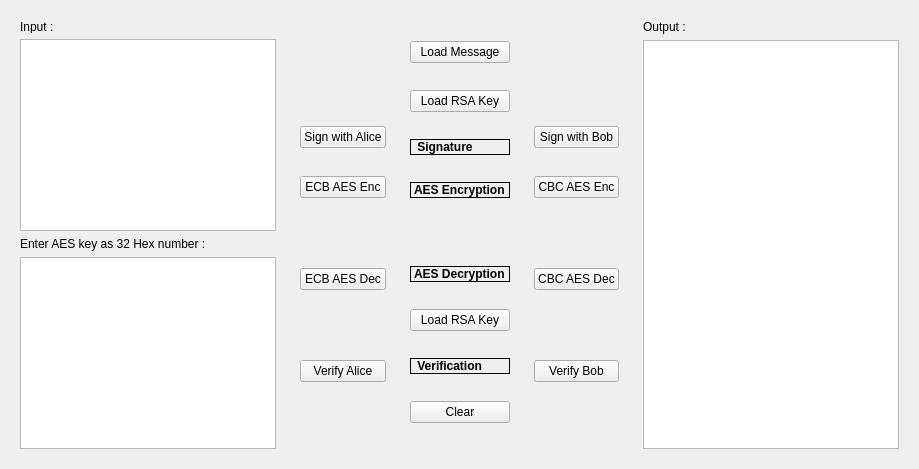
      <widget class="QWidget" name="tab1">
       <attribute name="title">
        <string>MAIN</string>
       </attribute>
       <layout class="QHBoxLayout" name="horizontalLayout_2">
        <item>
         <widget class="QWidget" name="Input_Widget" native="true">
          <layout class="QVBoxLayout" name="verticalLayout_3">
           <item>
            <widget class="QLabel" name="InputLabel">
             <property name="maximumSize">
              <size>
               <width>247</width>
               <height>13</height>
              </size>
             </property>
             <property name="text">
              <string>Input :</string>
             </property>
            </widget>
           </item>
           <item>
            <widget class="QTextEdit" name="Input_X">
             <property name="html">
              <string>&lt;!DOCTYPE HTML PUBLIC &quot;-//W3C//DTD HTML 4.0//EN&quot; &quot;http://www.w3.org/TR/REC-html40/strict.dtd&quot;&gt;
&lt;html&gt;&lt;head&gt;&lt;meta name=&quot;qrichtext&quot; content=&quot;1&quot; /&gt;&lt;style type=&quot;text/css&quot;&gt;
p, li { white-space: pre-wrap; }
&lt;/style&gt;&lt;/head&gt;&lt;body style=&quot; font-family:'MS Shell Dlg 2'; font-size:8.25pt; font-weight:400; font-style:normal;&quot;&gt;
&lt;p style=&quot; margin-top:0px; margin-bottom:0px; margin-left:0px; margin-right:0px; -qt-block-indent:0; text-indent:0px;&quot;&gt;                                                            &lt;/p&gt;
&lt;p style=&quot; margin-top:0px; margin-bottom:0px; margin-left:0px; margin-right:0px; -qt-block-indent:0; text-indent:0px;&quot;&gt;                                                            &lt;/p&gt;
&lt;p style=&quot;-qt-paragraph-type:empty; margin-top:0px; margin-bottom:0px; margin-left:0px; margin-right:0px; -qt-block-indent:0; text-indent:0px;&quot;&gt;&lt;br /&gt;&lt;/p&gt;&lt;/body&gt;&lt;/html&gt;</string>
             </property>
            </widget>
           </item>
           <item>
            <widget class="QLabel" name="KeyAESLabel">
             <property name="text">
              <string>Enter AES key as 32 Hex number :</string>
             </property>
            </widget>
           </item>
           <item>
            <widget class="QTextEdit" name="AES_Key_In_X">
             <property name="html">
              <string>&lt;!DOCTYPE HTML PUBLIC &quot;-//W3C//DTD HTML 4.0//EN&quot; &quot;http://www.w3.org/TR/REC-html40/strict.dtd&quot;&gt;
&lt;html&gt;&lt;head&gt;&lt;meta name=&quot;qrichtext&quot; content=&quot;1&quot; /&gt;&lt;style type=&quot;text/css&quot;&gt;
p, li { white-space: pre-wrap; }
&lt;/style&gt;&lt;/head&gt;&lt;body style=&quot; font-family:'MS Shell Dlg 2'; font-size:8.25pt; font-weight:400; font-style:normal;&quot;&gt;
&lt;p style=&quot; margin-top:0px; margin-bottom:0px; margin-left:0px; margin-right:0px; -qt-block-indent:0; text-indent:0px;&quot;&gt;                                                            &lt;/p&gt;
&lt;p style=&quot; margin-top:0px; margin-bottom:0px; margin-left:0px; margin-right:0px; -qt-block-indent:0; text-indent:0px;&quot;&gt;                                                            &lt;/p&gt;
&lt;p style=&quot;-qt-paragraph-type:empty; margin-top:0px; margin-bottom:0px; margin-left:0px; margin-right:0px; -qt-block-indent:0; text-indent:0px;&quot;&gt;&lt;br /&gt;&lt;/p&gt;&lt;/body&gt;&lt;/html&gt;</string>
             </property>
            </widget>
           </item>
          </layout>
         </widget>
        </item>
        <item>
         <widget class="QWidget" name="widget_3" native="true">
          <property name="acceptDrops">
           <bool>true</bool>
          </property>
          <layout class="QVBoxLayout" name="verticalLayout_6">
           <item>
            <widget class="QPushButton" name="invs1">
             <property name="enabled">
              <bool>false</bool>
             </property>
             <property name="styleSheet">
              <string notr="true">QPushButton {
                                                            color: rgba(0, 0, 0, 0);
                                                            background-color: rgba(0, 0, 0, 0);
                                                            border: 0px;
                                                            }
                                                        </string>
             </property>
             <property name="text">
              <string>PushButton</string>
             </property>
            </widget>
           </item>
           <item>
            <widget class="QPushButton" name="invs2">
             <property name="enabled">
              <bool>false</bool>
             </property>
             <property name="styleSheet">
              <string notr="true">QPushButton {
                                                            color: rgba(0, 0, 0, 0);
                                                            background-color: rgba(0, 0, 0, 0);
                                                            border: 0px;
                                                            }
                                                        </string>
             </property>
             <property name="text">
              <string>PushButton</string>
             </property>
            </widget>
           </item>
           <item>
            <widget class="QPushButton" name="Sign_Alice_RSA_X">
             <property name="text">
              <string>Sign with Alice</string>
             </property>
            </widget>
           </item>
           <item>
            <widget class="QPushButton" name="ECB_AES_E_X">
             <property name="text">
              <string>ECB AES Enc</string>
             </property>
            </widget>
           </item>
           <item>
            <widget class="QPushButton" name="invs3">
             <property name="enabled">
              <bool>false</bool>
             </property>
             <property name="styleSheet">
              <string notr="true">QPushButton {
                                                            color: rgba(0, 0, 0, 0);
                                                            background-color: rgba(0, 0, 0, 0);
                                                            border: 0px;
                                                            }
                                                        </string>
             </property>
             <property name="text">
              <string>PushButton</string>
             </property>
            </widget>
           </item>
           <item>
            <widget class="QPushButton" name="ECB_AES_D_X">
             <property name="text">
              <string>ECB AES Dec</string>
             </property>
            </widget>
           </item>
           <item>
            <widget class="QPushButton" name="invs4">
             <property name="enabled">
              <bool>false</bool>
             </property>
             <property name="styleSheet">
              <string notr="true">QPushButton {
                                                            color: rgba(0, 0, 0, 0);
                                                            background-color: rgba(0, 0, 0, 0);
                                                            border: 0px;
                                                            }
                                                        </string>
             </property>
             <property name="text">
              <string>PushButton</string>
             </property>
            </widget>
           </item>
           <item>
            <widget class="QPushButton" name="Verify_Alice_X">
             <property name="text">
              <string>Verify Alice</string>
             </property>
            </widget>
           </item>
           <item>
            <widget class="QPushButton" name="invs5">
             <property name="enabled">
              <bool>false</bool>
             </property>
             <property name="styleSheet">
              <string notr="true">QPushButton {
                                                            color: rgba(0, 0, 0, 0);
                                                            background-color: rgba(0, 0, 0, 0);
                                                            border: 0px;
                                                            }
                                                        </string>
             </property>
             <property name="text">
              <string>PushButton</string>
             </property>
            </widget>
           </item>
          </layout>
         </widget>
        </item>
        <item>
         <widget class="QWidget" name="Buttons_Widget" native="true">
          <layout class="QVBoxLayout" name="verticalLayout_4">
           <item>
            <widget class="QPushButton" name="LOAD_MSG_X">
             <property name="text">
              <string>Load Message</string>
             </property>
            </widget>
           </item>
           <item>
            <widget class="QPushButton" name="Load_RSA_Key_E_X">
             <property name="sizePolicy">
              <sizepolicy hsizetype="Minimum" vsizetype="Fixed">
               <horstretch>0</horstretch>
               <verstretch>10</verstretch>
              </sizepolicy>
             </property>
             <property name="text">
              <string>Load RSA Key</string>
             </property>
            </widget>
           </item>
           <item>
            <widget class="QLabel" name="SignLabel">
             <property name="enabled">
              <bool>true</bool>
             </property>
             <property name="sizePolicy">
              <sizepolicy hsizetype="Minimum" vsizetype="Fixed">
               <horstretch>0</horstretch>
               <verstretch>0</verstretch>
              </sizepolicy>
             </property>
             <property name="sizeIncrement">
              <size>
               <width>0</width>
               <height>40</height>
              </size>
             </property>
             <property name="baseSize">
              <size>
               <width>0</width>
               <height>40</height>
              </size>
             </property>
             <property name="font">
              <font>
               <pointsize>9</pointsize>
               <weight>75</weight>
               <bold>true</bold>
              </font>
             </property>
             <property name="acceptDrops">
              <bool>false</bool>
             </property>
             <property name="styleSheet">
              <string notr="true"/>
             </property>
             <property name="frameShape">
              <enum>QFrame::Box</enum>
             </property>
             <property name="text">
              <string> Signature</string>
             </property>
            </widget>
           </item>
           <item>
            <widget class="QLabel" name="AES_E_Label">
             <property name="enabled">
              <bool>true</bool>
             </property>
             <property name="sizePolicy">
              <sizepolicy hsizetype="Fixed" vsizetype="Fixed">
               <horstretch>0</horstretch>
               <verstretch>0</verstretch>
              </sizepolicy>
             </property>
             <property name="sizeIncrement">
              <size>
               <width>0</width>
               <height>40</height>
              </size>
             </property>
             <property name="baseSize">
              <size>
               <width>0</width>
               <height>40</height>
              </size>
             </property>
             <property name="font">
              <font>
               <pointsize>9</pointsize>
               <weight>75</weight>
               <bold>true</bold>
              </font>
             </property>
             <property name="acceptDrops">
              <bool>false</bool>
             </property>
             <property name="styleSheet">
              <string notr="true"/>
             </property>
             <property name="frameShape">
              <enum>QFrame::Box</enum>
             </property>
             <property name="text">
              <string>AES Encryption</string>
             </property>
            </widget>
           </item>
           <item>
            <widget class="QPushButton" name="invs20">
             <property name="styleSheet">
              <string notr="true">QPushButton {
                                                            color: rgba(0, 0, 0, 0);
                                                            background-color: rgba(0, 0, 0, 0);
                                                            border: 0px;
                                                            }
                                                        </string>
             </property>
             <property name="text">
              <string>Send Cypher</string>
             </property>
            </widget>
           </item>
           <item>
            <widget class="QLabel" name="AES_D_Label">
             <property name="enabled">
              <bool>true</bool>
             </property>
             <property name="sizePolicy">
              <sizepolicy hsizetype="Fixed" vsizetype="Fixed">
               <horstretch>0</horstretch>
               <verstretch>0</verstretch>
              </sizepolicy>
             </property>
             <property name="sizeIncrement">
              <size>
               <width>0</width>
               <height>40</height>
              </size>
             </property>
             <property name="baseSize">
              <size>
               <width>0</width>
               <height>40</height>
              </size>
             </property>
             <property name="font">
              <font>
               <pointsize>9</pointsize>
               <weight>75</weight>
               <bold>true</bold>
              </font>
             </property>
             <property name="acceptDrops">
              <bool>false</bool>
             </property>
             <property name="styleSheet">
              <string notr="true"/>
             </property>
             <property name="frameShape">
              <enum>QFrame::Box</enum>
             </property>
             <property name="text">
              <string>AES Decryption</string>
             </property>
            </widget>
           </item>
           <item>
            <widget class="QPushButton" name="Load_RSA_Key_D_X">
             <property name="sizePolicy">
              <sizepolicy hsizetype="Minimum" vsizetype="Fixed">
               <horstretch>0</horstretch>
               <verstretch>10</verstretch>
              </sizepolicy>
             </property>
             <property name="text">
              <string>Load RSA Key</string>
             </property>
            </widget>
           </item>
           <item>
            <widget class="QLabel" name="VerfLabel">
             <property name="enabled">
              <bool>true</bool>
             </property>
             <property name="sizePolicy">
              <sizepolicy hsizetype="Minimum" vsizetype="Fixed">
               <horstretch>0</horstretch>
               <verstretch>0</verstretch>
              </sizepolicy>
             </property>
             <property name="sizeIncrement">
              <size>
               <width>0</width>
               <height>40</height>
              </size>
             </property>
             <property name="baseSize">
              <size>
               <width>0</width>
               <height>40</height>
              </size>
             </property>
             <property name="font">
              <font>
               <pointsize>9</pointsize>
               <weight>75</weight>
               <bold>true</bold>
              </font>
             </property>
             <property name="acceptDrops">
              <bool>false</bool>
             </property>
             <property name="styleSheet">
              <string notr="true"/>
             </property>
             <property name="frameShape">
              <enum>QFrame::Box</enum>
             </property>
             <property name="text">
              <string> Verification</string>
             </property>
            </widget>
           </item>
           <item>
            <widget class="QPushButton" name="Clear_All_X">
             <property name="cursor">
              <cursorShape>ArrowCursor</cursorShape>
             </property>
             <property name="styleSheet">
              <string notr="true">QPushButton {
                                                            visibility: hidden;
                                                            }
                                                        </string>
             </property>
             <property name="text">
              <string>Clear</string>
             </property>
            </widget>
           </item>
          </layout>
         </widget>
        </item>
        <item>
         <widget class="QWidget" name="widget" native="true">
          <property name="acceptDrops">
           <bool>true</bool>
          </property>
          <layout class="QVBoxLayout" name="verticalLayout_5">
           <item>
            <widget class="QPushButton" name="invs6">
             <property name="enabled">
              <bool>false</bool>
             </property>
             <property name="styleSheet">
              <string notr="true">QPushButton {
                                                            color: rgba(0, 0, 0, 0);
                                                            background-color: rgba(0, 0, 0, 0);
                                                            border: 0px;
                                                            }
                                                        </string>
             </property>
             <property name="text">
              <string>PushButton</string>
             </property>
            </widget>
           </item>
           <item>
            <widget class="QPushButton" name="invs7">
             <property name="enabled">
              <bool>false</bool>
             </property>
             <property name="styleSheet">
              <string notr="true">QPushButton {
                                                            color: rgba(0, 0, 0, 0);
                                                            background-color: rgba(0, 0, 0, 0);
                                                            border: 0px;
                                                            }
                                                        </string>
             </property>
             <property name="text">
              <string>PushButton</string>
             </property>
            </widget>
           </item>
           <item>
            <widget class="QPushButton" name="Sign_Bob_RSA_X">
             <property name="text">
              <string>Sign with Bob</string>
             </property>
            </widget>
           </item>
           <item>
            <widget class="QPushButton" name="CBC_AES_E_X">
             <property name="text">
              <string>CBC AES Enc</string>
             </property>
            </widget>
           </item>
           <item>
            <widget class="QPushButton" name="invs8">
             <property name="enabled">
              <bool>false</bool>
             </property>
             <property name="styleSheet">
              <string notr="true">QPushButton {
                                                            color: rgba(0, 0, 0, 0);
                                                            background-color: rgba(0, 0, 0, 0);
                                                            border: 0px;
                                                            }
                                                        </string>
             </property>
             <property name="text">
              <string>PushButton</string>
             </property>
            </widget>
           </item>
           <item>
            <widget class="QPushButton" name="CBC_AES_D_X">
             <property name="text">
              <string>CBC AES Dec</string>
             </property>
            </widget>
           </item>
           <item>
            <widget class="QPushButton" name="invs_9">
             <property name="enabled">
              <bool>false</bool>
             </property>
             <property name="styleSheet">
              <string notr="true">QPushButton {
                                                            color: rgba(0, 0, 0, 0);
                                                            background-color: rgba(0, 0, 0, 0);
                                                            border: 0px;
                                                            }
                                                        </string>
             </property>
             <property name="text">
              <string>PushButton</string>
             </property>
            </widget>
           </item>
           <item>
            <widget class="QPushButton" name="Verfy_Bob_X">
             <property name="text">
              <string>Verify Bob</string>
             </property>
            </widget>
           </item>
           <item>
            <widget class="QPushButton" name="invs10">
             <property name="enabled">
              <bool>false</bool>
             </property>
             <property name="styleSheet">
              <string notr="true">QPushButton {
                                                            color: rgba(0, 0, 0, 0);
                                                            background-color: rgba(0, 0, 0, 0);
                                                            border: 0px;
                                                            }
                                                        </string>
             </property>
             <property name="text">
              <string>Load RSA Key</string>
             </property>
            </widget>
           </item>
          </layout>
         </widget>
        </item>
        <item>
         <widget class="QWidget" name="Output_Widget" native="true">
          <layout class="QVBoxLayout" name="verticalLayout_2">
           <item>
            <widget class="QLabel" name="OutputLabel">
             <property name="text">
              <string>Output :</string>
             </property>
            </widget>
           </item>
           <item>
            <widget class="QTextEdit" name="Output_X">
             <property name="html">
              <string>&lt;!DOCTYPE HTML PUBLIC &quot;-//W3C//DTD HTML 4.0//EN&quot; &quot;http://www.w3.org/TR/REC-html40/strict.dtd&quot;&gt;
&lt;html&gt;&lt;head&gt;&lt;meta name=&quot;qrichtext&quot; content=&quot;1&quot; /&gt;&lt;style type=&quot;text/css&quot;&gt;
p, li { white-space: pre-wrap; }
&lt;/style&gt;&lt;/head&gt;&lt;body style=&quot; font-family:'MS Shell Dlg 2'; font-size:8.25pt; font-weight:400; font-style:normal;&quot;&gt;
&lt;p style=&quot; margin-top:0px; margin-bottom:0px; margin-left:0px; margin-right:0px; -qt-block-indent:0; text-indent:0px;&quot;&gt;                                                            &lt;/p&gt;
&lt;p style=&quot; margin-top:0px; margin-bottom:0px; margin-left:0px; margin-right:0px; -qt-block-indent:0; text-indent:0px;&quot;&gt;                                                            &lt;/p&gt;
&lt;p style=&quot;-qt-paragraph-type:empty; margin-top:0px; margin-bottom:0px; margin-left:0px; margin-right:0px; -qt-block-indent:0; text-indent:0px;&quot;&gt;&lt;br /&gt;&lt;/p&gt;&lt;/body&gt;&lt;/html&gt;</string>
             </property>
            </widget>
           </item>
          </layout>
         </widget>
        </item>
       </layout>
      </widget>
